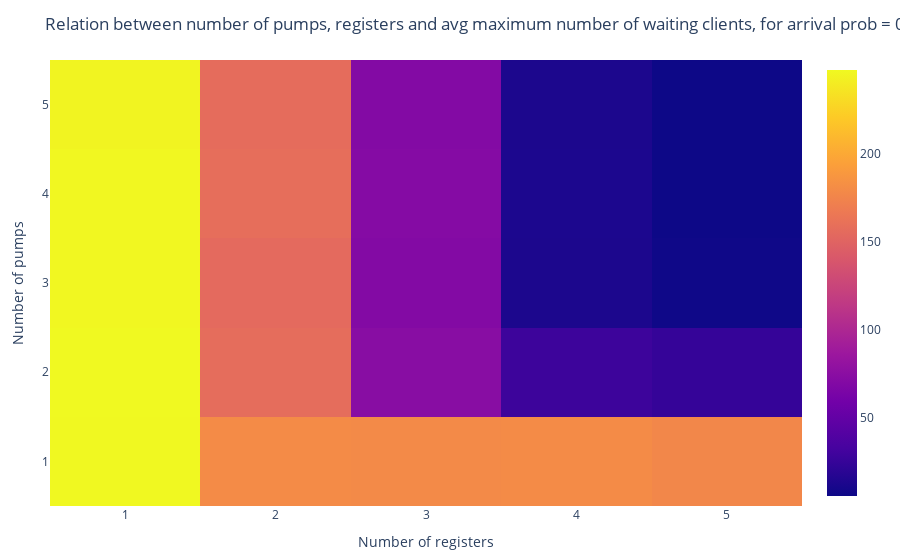

The notebook cell saved with this chart:
### Code cell
plot(heatmap(filter(row -> row.arrival_prob == 0.7 ,res_dif_arr_probs), x = :n_registers, y = :n_pumps, z = :avg_waiting_clients), Layout(
    xaxis_title="Number of registers",
    yaxis_title="Number of pumps",
    zaxis_title ="Avg number of waiting customers",
    title_text ="Relation between number of pumps, registers and avg maximum number of waiting clients, for arrival prob = 0.7",))

### Figure 1 — Plotly figure (JSON) as saved in the notebook; plotly's stock layout.template omitted (floating-point values rounded to 4 significant figures)
{"data": [{"transpose": true, "type": "heatmap", "x": [1, 2, 3, 4, 5, 1, 2, 3, 4, 5, 1, 2, 3, 4, 5, 1, 2, 3, 4, 5, 1, 2, 3, 4, 5], "y": [1, 1, 1, 1, 1, 2, 2, 2, 2, 2, 3, 3, 3, 3, 3, 4, 4, 4, 4, 4, 5, 5, 5, 5, 5], "z": [246.8, 179.7, 178.6, 179.5, 177.0, 247.7, 157.2, 73.53, 28.2, 24.29, 246.5, 154.8, 70.37, 12.3, 6.35, 246.6, 158.2, 71.05, 12.61, 5.5, 245.1, 156.7, 69.73, 12.25, 5.29]}], "layout": {"margin": {"b": 50, "l": 50, "r": 50, "t": 60}, "title": {"text": "Relation between number of pumps, registers and avg maximum number of waiting clients, for arrival prob = 0.7"}, "xaxis": {"title": {"text": "Number of registers"}}, "yaxis": {"title": {"text": "Number of pumps"}}, "zaxis": {"title": {"text": "Avg number of waiting customers"}}}}
